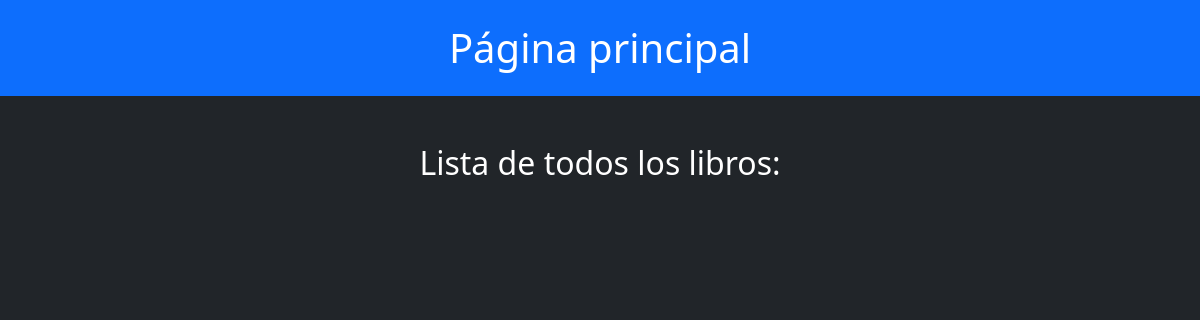
The page /books/ on the database as committed earlier.
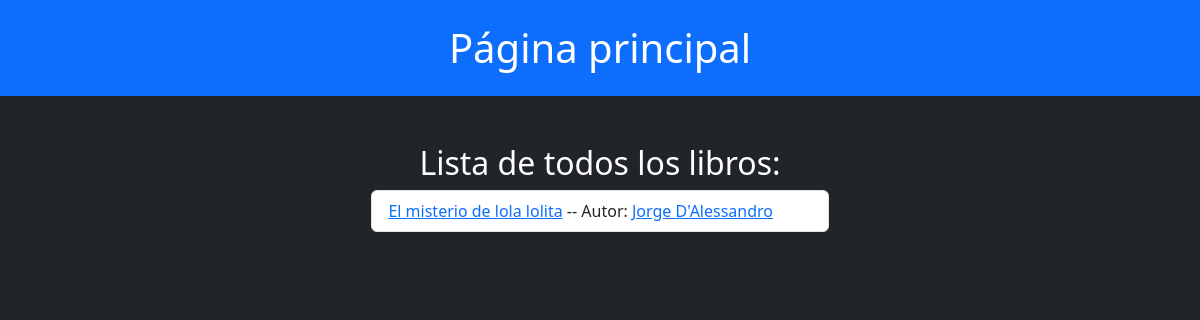
The same page on the database as committed later.
### books/models.py (models this page shows, shortened)
class Book(models.Model):
    title = models.CharField(max_length=50)
    authors = models.ForeignKey(Author, on_delete=models.CASCADE)
    genre = models.ForeignKey('Genre', on_delete=models.CASCADE)
    publish_date = models.DateTimeField()
    sumary = models.TextField()

class Author(models.Model):
    first_name = models.CharField(max_length=50)
    last_name = models.CharField(max_length=50)
    birth_date = models.DateTimeField()

### books/views.py (the view)
# urls.py: path("", views.index, name='index'),
def index(request):
    books = Book.objects.all()
    return render(request, 'books/index.html', context={'books': books})

### books/templates/books/index.html (shortened to what this page needs)
<!DOCTYPE html>
<html lang="en">
<head>
    <link href="https://cdn.jsdelivr.net/npm/bootstrap@5.3.3/dist/css/bootstrap.min.css" rel="stylesheet">
</head>
<body class="text-bg-dark">
<h1 class="container-fluid text-center text-bg-primary p-4">Página principal</h1>
<div class="d-grid mt-5 justify-content-center">
    <h2 class="mx-5">Lista de todos los libros: </h2>
    <ul class="list-group">
    {% for book in books %}
        <li class="list-group-item"><a href="{% url 'books:detail' book.id %}">{{ book.title }}</a> -- Autor: <a href="{% url 'books:author_detail' book.authors.id %}">{{ book.authors.first_name }} {{ book.authors.last_name }}</a></li>
    {% endfor %}
    </ul>
</div>
</body>
</html>

Rows that differ between the two databases and show on the page:
added Book: title "El misterio de lola lolita", authors.first_name "Jorge", authors.last_name "D'Alessandro"
